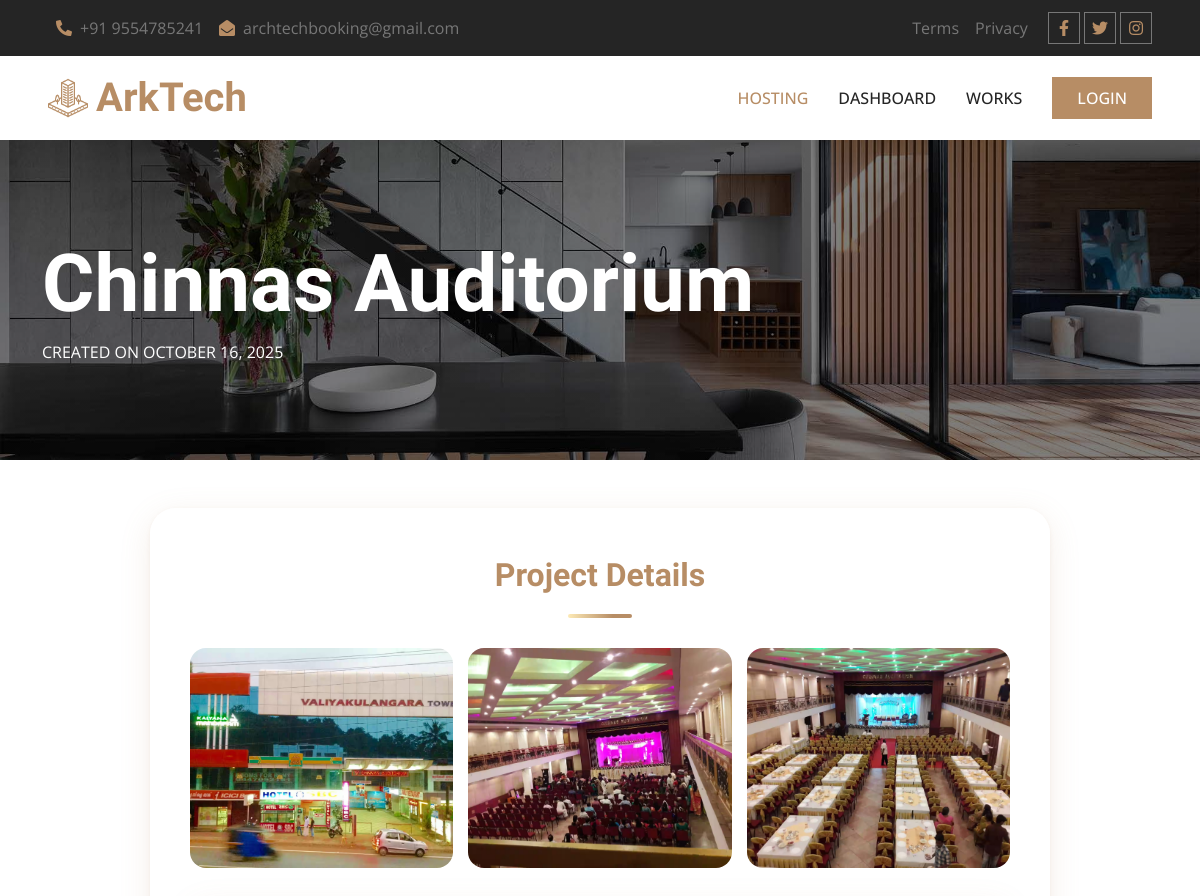
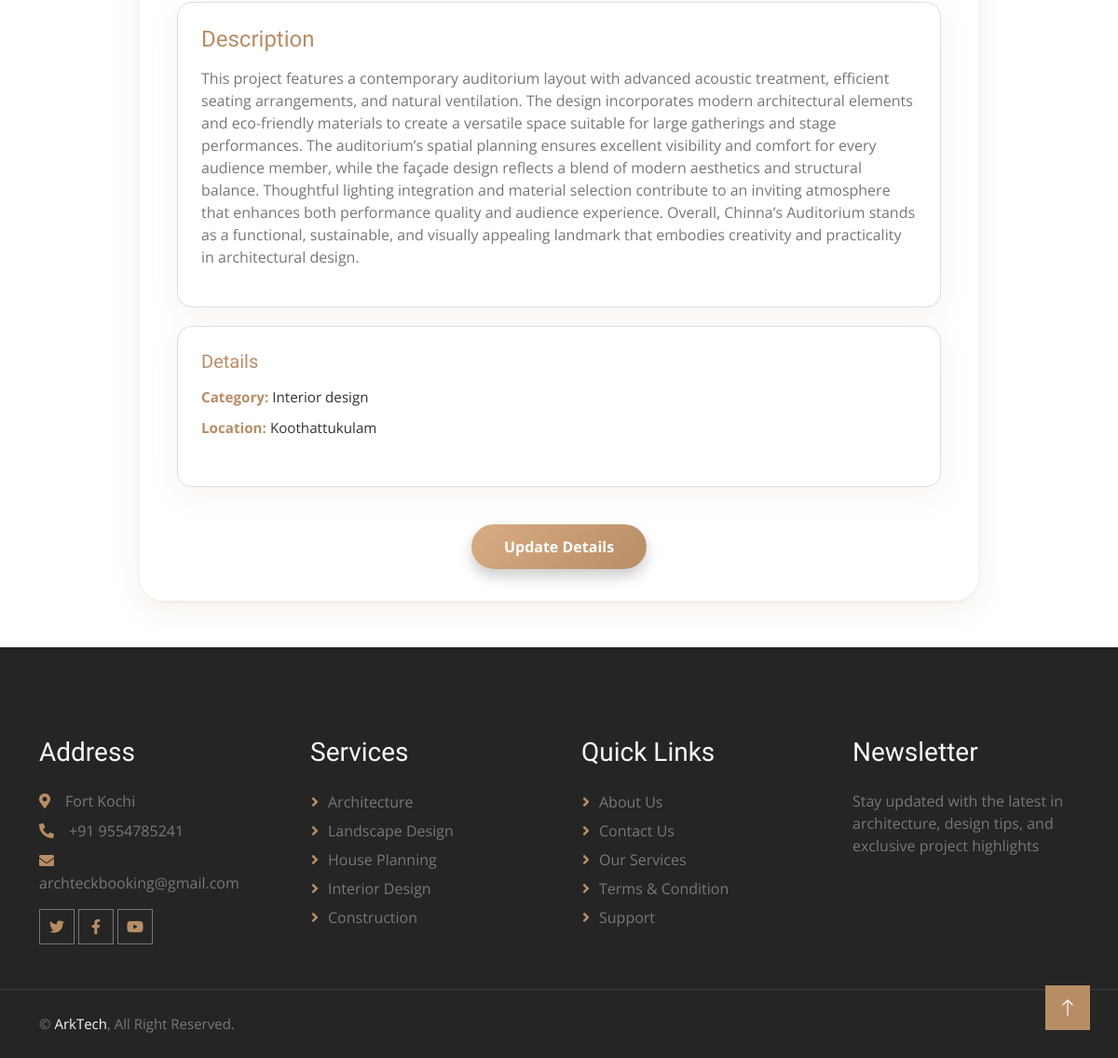
The page /Architect/project_view.php?id=1 on the database its author committed (2 pictures, top to bottom).
### tables this page shows
CREATE TABLE IF NOT EXISTS `tbl_previous_works` (
  `prev_work_id` int NOT NULL AUTO_INCREMENT,
  `architect_id` int NOT NULL,
  `title` varchar(1000) NOT NULL,
  `descriptions` varchar(10000) NOT NULL,
  `category_id` int NOT NULL,
  `project_location` varchar(500) NOT NULL,
  `image1` varchar(500) NOT NULL,
  `image2` varchar(500) NOT NULL,
  `image3` varchar(500) NOT NULL,
  `created_at` date NOT NULL,
  PRIMARY KEY (`prev_work_id`)
);

CREATE TABLE IF NOT EXISTS `tbl_category` (
  `category_id` int NOT NULL AUTO_INCREMENT,
  `category_name` varchar(50) NOT NULL,
  PRIMARY KEY (`category_id`)
);

### dboperation.php (called while the page is built, shortened)
<?php
class dboperation
{
    public $con,$res;
    function __construct()
    {
        $this->con=mysqli_connect("localhost","root","","arktech");
    }
    public function executequery($sql)
    {
        $this->res=mysqli_query($this->con,$sql);
        return $this->res;
    }
}
?>

### Architect/project_view.php (the view, shortened to what this page needs)
<?php
include("../dboperation.php");
include("header.php");
$obj = new dboperation();
$id = $_GET['id'];
$sql = "SELECT pw.*,
               c.category_name,
               a.arch_name
        FROM tbl_previous_works pw
        LEFT JOIN tbl_category c ON pw.category_id = c.category_id
        LEFT JOIN tbl_architects a ON pw.architect_id = a.architect_id
        WHERE pw.prev_work_id = '$id'";
$res = $obj->executequery($sql);
$project = mysqli_fetch_array($res);
?>
<div class="container-fluid page-header py-5 mb-5 wow fadeIn" data-wow-delay="0.1s">
  <div class="container py-5">
    <h1 class="display-1 text-white animated slideInDown"><?php echo ($project['title'] ?: "Untitled Project"); ?></h1>
    <nav aria-label="breadcrumb animated slideInDown">
      <ol class="breadcrumb text-uppercase mb-0">
        <li class="breadcrumb-item"><div class="text-white">Created on <?php echo date('F j, Y', strtotime($project['created_at'])); ?></div></li>
      </ol>
    </nav>
  </div>
</div>
<div class="project-view-container">
  <h2>Project Details</h2>
  <div class="project-images">
    <?php
    $images = [$project['image1'], $project['image2'], $project['image3']];
    foreach ($images as $img) {
        if ($img) echo '<img src="../uploads/'.$img.'" alt="Project Image">';
    }
    ?>
  </div>
  <div class="card">
    <h4>Description</h4>
    <p><?php echo ($project['descriptions'] ?: "No description available."); ?></p>
  </div>
  <div class="card">
    <h5>Details</h5>
    <ul class="details-list">
      <li><strong>Category:</strong> <?php echo ($project['category_name'] ?: "N/A"); ?></li>
      <li><strong>Location:</strong> <?php echo ($project['project_location'] ?: "N/A"); ?></li>
    </ul>
  </div>
  <form action="edit_project.php" method="get" class="text-center">
    <button type="submit" class="update-btn">Update Details</button>
  </form>
</div>
<?php include("footer.php"); ?>

### Architect/css/style.css (style rules this page uses)
:root { --primary: #B78D65; --light: #F8F8F8; --dark: #252525; }
h1, h2, .h1, .h2, .fw-bold { font-weight: 600 !important; }
h3, h4, .h3, .h4, .fw-medium { font-weight: 500 !important; }
h5, h6, .h5, .h6, .fw-normal { font-weight: 400 !important; }
.page-header { background: linear-gradient(rgba(0, 0, 0, .5), rgba(0, 0, 0, .5)), url(../img/carousel-1.jpg) center center no-repeat; background-size: cover; }

### Architect/project_view.php (style rules this page uses)
.project-view-container { max-width: 900px; margin: 0 auto 50px auto; background: rgba(255,255,255,0.98); border-radius: 26px; box-shadow: 0 8px 32px rgba(183,141,101, 0.14), 0 1.5px 4px rgba(183,141,101,0.10); padding: 46px 38px 32px 38px; transition: all 0.25s; border: 2px solid transparent; }
.project-view-container h2 { color: #B78D65; font-weight: 800; text-align: center; margin-bottom: 30px; font-size: 2rem; position: relative; }
.project-view-container h2:after { content: ""; width: 64px; height: 4px; margin: 20px auto 0 auto; display: block; border-radius: 2.5px; background: linear-gradient(90deg,#fdeab6,#B78D65 70%); }
.project-images { display: grid; grid-template-columns: repeat(auto-fit, minmax(250px, 1fr)); gap: 15px; margin-bottom: 30px; }
.project-images img { width: 100%; height: 220px; object-fit: cover; border-radius: 16px; transition: transform 0.3s ease, box-shadow 0.3s ease; }
.card { background: rgba(255,255,255,0.97); border-radius: 16px; box-shadow: 0 8px 32px rgba(183,141,101,0.1); padding: 25px; margin-bottom: 20px; }
.card h4, .card h5 { color: #B78D65; font-weight: 700; margin-bottom: 15px; }
.details-list { list-style: none; padding: 0; }
.details-list li { margin-bottom: 10px; font-size: 0.95rem; color: #333; }
.details-list li strong { color: #B78D65; }
.update-btn { display: inline-block; padding: 12px 35px; font-size: 1rem; font-weight: 700; color: #fff; background: linear-gradient(135deg, #d8ad84ff 0%, #B78D65 100%); border: none; border-radius: 50px; cursor: pointer; text-decoration: none; transition: all 0.3s ease; box-shadow: 0 8px 15px rgba(0, 0, 0, 0.2); position: relative; overflow: hidden; margin-top: 20px; }
.update-btn::after { content: ""; position: absolute; top: 0; left: -75%; width: 50%; height: 100%; background: rgba(255, 255, 255, 0.2); transform: skewX(-25deg); transition: all 0.5s ease; }

### rows shown on the page
tbl_previous_works: title "Chinnas Auditorium", created_at "OCTOBER 16, 2025", image1 (picture), image2 (picture), image3 (picture), descriptions "This project features a contemporary auditorium layout with advanced acoustic treatment, efficient seating arrangements, and natural ventilation. The design incorporates modern architectural elements and eco-friendly materials to create a versatile space suitable for large gatherings and stage performances. The auditorium’s spatial planning ensures excellent visibility and comfort for every audience member, while the façade design reflects a blend of modern aesthetics and structural balance. Thoughtful lighting integration and material selection contribute to an inviting atmosphere that enhances both performance quality and audience experience. Overall, Chinna’s Auditorium stands as a…", category.category_name "Interior design", project_location "Koothattukulam"
